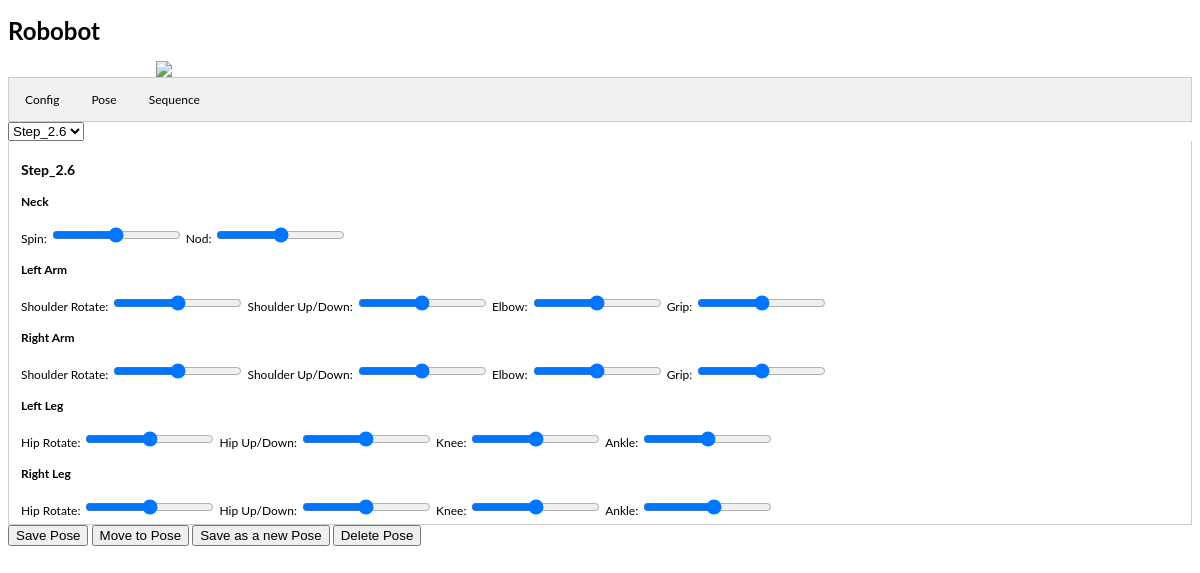
The app's page /pose with its own data.
### tables this page shows
CREATE TABLE "Pose" (
	`Id`	INTEGER NOT NULL PRIMARY KEY AUTOINCREMENT UNIQUE,
	`Name`	TEXT NOT NULL UNIQUE,
	`Servo1Pos`	INT NOT NULL,
	`Servo2Pos`	INT NOT NULL,
	`Servo3Pos`	INT NOT NULL,
	`Servo4Pos`	INT NOT NULL,
	`Servo5Pos`	INT NOT NULL,
	`Servo6Pos`	INT NOT NULL,
	`Servo7Pos`	INT NOT NULL,
	`Servo8Pos`	INT NOT NULL,
	`Servo9Pos`	INT NOT NULL,
	`Servo10Pos`	INT NOT NULL,
	`Servo11Pos`	INT NOT NULL,
	`Servo12Pos`	INT NOT NULL,
	`Servo13Pos`	INT NOT NULL,
	`Servo14Pos`	INT NOT NULL,
	`Servo15Pos`	INT NOT NULL,
	`Servo16Pos`	INT NOT NULL,
	`Servo17Pos`	INT NOT NULL,
	`Servo18Pos`	INT NOT NULL
);

CREATE TABLE "Config" (
	`Id`	INT,
	`Limb`	TEXT,
	`Name`	TEXT,
	`Pin`	INTEGER,
	`I2CAddr`	TEXT,
	`Pos`	INT,
	`Offset`	INT,
	`Direction`	INTEGER DEFAULT 1,
	`Maximum`	INT,
	`Minimum`	INT
);

### Main.py (the view)
@app.route("/pose",methods=['GET','POST','PUT'])
def pose():
    if request.method == 'POST':
        i = str(request.form['sel-pose'])[4:]
        servoVals = []
        for j in range(1,19):
            servoVals.append( str(request.form[ str(i)+'.Servo'+str(j) ]) )
        if( 'newName' in str(request.form) ):
            sName = str( request.form[ 'newName' ] )
            sStart = 'INSERT INTO Pose '
            sVal = "VALUES(NULL, '"+sName+"', " + ', '.join(servoVals) + ');'
            s = sStart + sVal
            save_db(get_db(), s)
        elif( 'delName' in str(request.form) ):
            s = 'DELETE FROM Pose WHERE ID='+str(i)
            save_db(get_db(), s)
        elif( request.form['submit'] == 'Move to Pose' ):
            vals = ( [int(i) for i in servoVals] )
            update_servos(vals)
        elif( request.form['submit'] == 'Save Pose' ):
            s = ['Servo%dPos=%s' % (k+1, x) for k,x in enumerate(servoVals)]
            s = ', '.join(s)
            s = 'UPDATE Pose SET ' + s + ' WHERE Id='+i+';'
            save_db(get_db(), s)
        return redirect(url_for('pose'))
    elif request.method == 'GET':
        limbs = []
        configDb = query_db('select * from Config')
        poseDb = query_db('select * from Pose order by Name Asc')
        s = 'SELECT MAX(Id) AS max_id FROM Pose;'
        maxPoseId = int(query_db(s)[0]['max_id'])
        limbs = []
        for limb in query_db("select distinct limb from Config;"):
        	limbs.append( limb['limb'] )
        return render_template('Pose.html',
                               configDb=configDb,
                               poseDb=poseDb,
                               maxPoseId=maxPoseId,
                               limbs=limbs)
    return 'OK'

### Main.py (called while the page is built)
def get_db():
    db = getattr(g, '_database', None)
    if db is None:
        db = g._database = sqlite3.connect(DATABASE)
        db.row_factory = sqlite3.Row
    return db

@app.teardown_appcontext
def close_connection(exception):
    db = getattr(g, '_database', None)
    if db is not None:
        db.close()

def query_db(query, args=(), one=False):
    cur = get_db().execute(query, args)
    rv = cur.fetchall()
    cur.close()
    return (rv[0] if rv else None) if one else rv

### templates/Pose.html (shortened to what this page needs)
{% extends "Template.html" %}
{% block pagebody %}
  <form id="servosForm" name="servosForm" method="post" autocomplete="off">
    <select id="sel-pose"
            name="sel-pose"
            class="tablinks"
            onmousedown="this.value='';"
            onchange="openTab(event, this.value);"
      {% for pose in poseDb %}
        <option value="Pose{{pose['Id']}}" class="pose-list"
        {% if pose['Id'] == maxPoseId %}selected{% endif %}>
          {{pose['Name']}}
        </option>
      {% endfor %}
    </select>
    {% for pose in poseDb %}
      <div id="Pose{{pose['Id']}}" name="{{pose['Name']}}" class="tabcontent"
      {% if pose['Id'] == maxPoseId %} style="display: block;"
      {% else %}                           style="none;"
      {% endif %}>
        <h3>{{pose['Name']}}</h3>
        {% for limb in limbs %}
          <div id="{{pose['Id']}}.{{ limb }}">
            <h4>{{ limb }}</h4>
            {% for servo in configDb %}
              {% if servo['Limb'] == limb %}
                {% set sName = servo['Name'] %}
                {% set sId = servo['Id'] %}
                <label for="{{pose['Id']}}.Servo{{ sId }}">{{ sName }}:</label>
                <input type="range"
                       name="{{pose['Id']}}.Servo{{ sId }}"
                       id="{{pose['Id']}}.Servo{{ sId }}"
                       value="{{ pose[ 'Servo%dPos' % sId ] }}"
                       min="{{ servo[ 'Minimum' ] }}"
                       max="{{ servo[ 'Maximum' ] }}"
                       step="10">
              {% endif %}
            {% endfor %}
          </div>
        {% endfor %}
      </div>
    {% endfor %}
    <input type="submit" id="submit" name="submit" value="Save Pose">
    <input type="submit" id="submit" name="submit" value="Move to Pose">
    <input type="button" onclick="getTextAndPost('pose')"
           value="Save as a new Pose">
    <input type="button" onclick="confirmAndPost('pose')"
           value="Delete Pose">
  </form>
{% endblock %}

### templates/Template.html (shortened to what this page needs)
<!DOCTYPE html>
<html>
<head>
<link rel="stylesheet" href="https://code.jquery.com/mobile/1.4.5/jquery.mobile-1.4.5.min.css">
</head>
<body>
<div data-role="page">
  <div data-role="header">
    <h1>Robobot</h1>
  </div>
  <img src="https://cad.onshape.com/api/thumbnails/d/673e2068db18134e20d03cef/w/27f3b55c71efa25a17beb110/s/300x170?t=1480638183871">
  <div data-role="main" class="ui-content">
    <ul class="tab">
      <li><a href="config">Config</a></li>
      <li><a href="pose">Pose</a></li>
      <li><a href="sequence">Sequence</a></li>
    </ul>
    {% block pagebody %}
    {% endblock %}
  </div>
</div>
</body>
</html>

### templates/Template.html (style rules this page uses)
body { font-family: "Lato", sans-serif; font-size: 12px; }
ul.tab { list-style-type: none; margin: 0; padding: 0; overflow: hidden; border: 1px solid #ccc; background-color: #f1f1f1; }
ul.tab li { float: left; }
ul.tab li a { display: inline-block; color: black; text-align: center; padding: 14px 16px; text-decoration: none; transition: 0.3s; font-size: 12px; }
.tabcontent { display: none; padding: 6px 12px; border: 1px solid #ccc; border-top: none; }
img { width:75%; display:block; margin:0 auto; }

### records on screen
Pose: Name "Step_2.6", limbs "Neck" "Left Arm" "Right Arm" "Left Leg" "Right Leg", Servo1Pos "90", Servo2Pos "90", Servo3Pos "90", Servo4Pos "90", Servo5Pos "90", Servo6Pos "90", Servo7Pos "90", Servo8Pos "90", Servo9Pos "90", Servo10Pos "90", Servo11Pos "90", Servo12Pos "90", Servo13Pos "90", Servo14Pos "90", Servo15Pos "90", Servo16Pos "90", Servo17Pos "90", Servo18Pos "100"
Config: Name "Spin"
Config: Name "Nod"
Config: Name "Shoulder Rotate"
Config: Name "Shoulder Up/Down"
Config: Name "Elbow"
Config: Name "Grip"
Config: Name "Shoulder Rotate"
Config: Name "Shoulder Up/Down"
Config: Name "Elbow"
Config: Name "Grip"
Config: Name "Hip Rotate"
Config: Name "Hip Up/Down"
Config: Name "Knee"
Config: Name "Ankle"
Config: Name "Hip Rotate"
Config: Name "Hip Up/Down"
Config: Name "Knee"
Config: Name "Ankle"

### other values on screen
form field sel-pose "Step_2.6"
